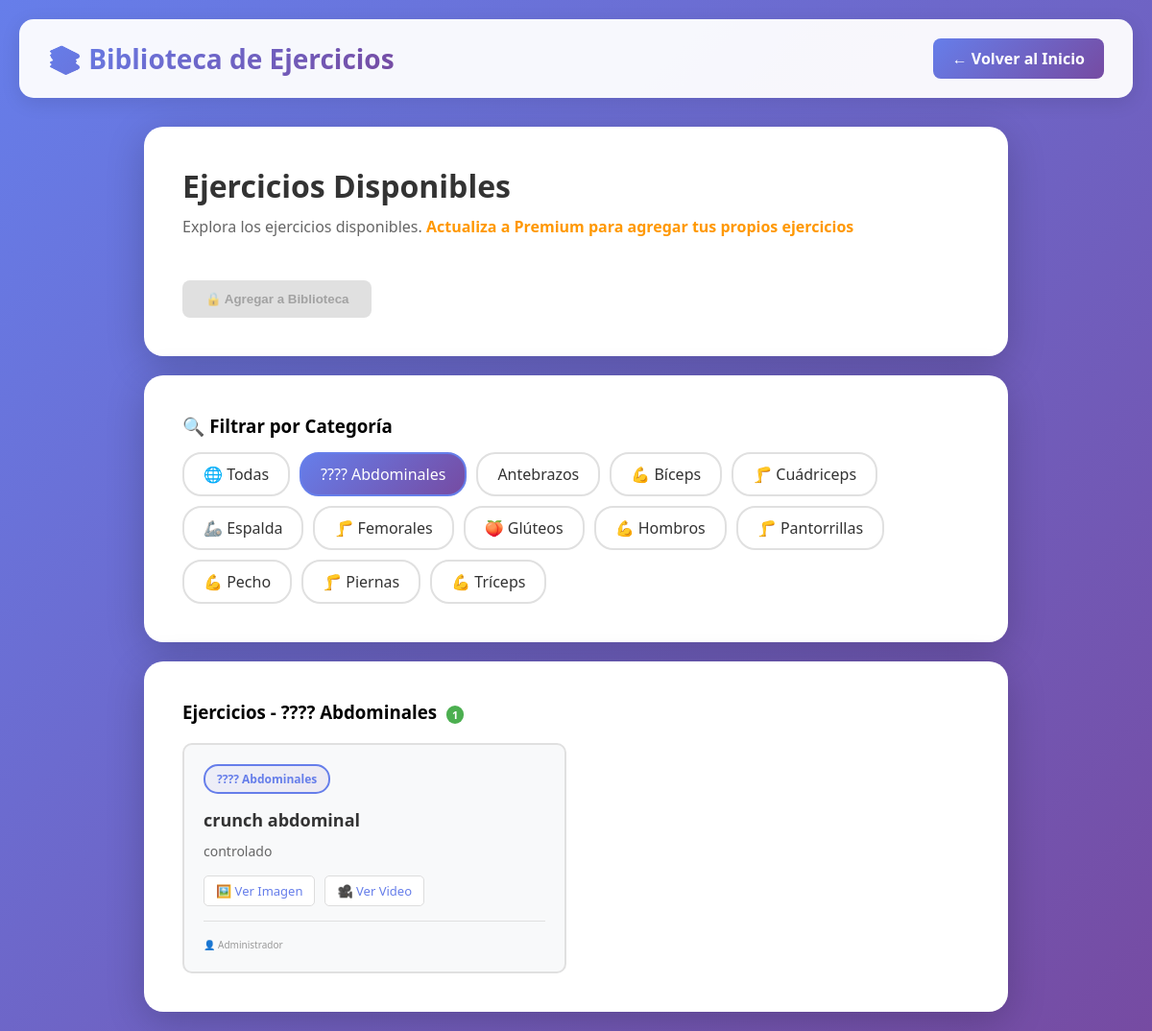
Screenshot of /biblioteca_ejercicios.php?categoria=11 (signed in) with the database file from the repository.
### tables this page shows
CREATE TABLE `categorias_ejercicios` (
  `id` int(11) NOT NULL,
  `nombre` varchar(50) NOT NULL,
  `icono` varchar(10) DEFAULT NULL COMMENT 'Emoji del grupo muscular'
);

CREATE TABLE `biblioteca_ejercicios` (
  `id` int(11) NOT NULL,
  `usuario_id` int(11) NOT NULL COMMENT 'Usuario que creó el ejercicio',
  `categoria_id` int(11) NOT NULL,
  `nombre_ejercicio` varchar(100) NOT NULL,
  `descripcion` text DEFAULT NULL,
  `imagen_url` varchar(255) DEFAULT NULL,
  `video_url` varchar(255) DEFAULT NULL,
  `es_publico` tinyint(1) DEFAULT 1 COMMENT 'Visible para todos',
  `es_privado` tinyint(1) DEFAULT 0 COMMENT 'Si es 1, URLs visibles solo para el creador',
  `fecha_creacion` timestamp NOT NULL DEFAULT current_timestamp()
);

CREATE TABLE `usuarios` (
  `id` int(11) NOT NULL,
  `nombre_completo` varchar(100) NOT NULL,
  `ciudad` varchar(50) NOT NULL,
  `usuario` varchar(50) NOT NULL,
  `contrasena` varchar(255) NOT NULL,
  `tipo_usuario` enum('standard','premium','premium_pro','admin') DEFAULT 'standard',
  `plan_pro` varchar(20) DEFAULT NULL COMMENT 'starter, professional, unlimited',
  `max_clientes` int(11) DEFAULT NULL COMMENT 'Límite de clientes según plan',
  `fecha_vencimiento_plan` date DEFAULT NULL COMMENT 'Fecha de vencimiento del plan premium',
  `fecha_registro` timestamp NOT NULL DEFAULT current_timestamp(),
  `activo` tinyint(1) DEFAULT 1
);

### biblioteca_ejercicios.php (the view, shortened to what this page needs)
<?php
$conn = getConnection();
$categoria_filtro = isset($_GET['categoria']) ? intval($_GET['categoria']) : 0;
$categorias = $conn->query("SELECT * FROM categorias_ejercicios ORDER BY nombre")->fetch_all(MYSQLI_ASSOC);
if ($categoria_filtro > 0) {
    $stmt = $conn->prepare("SELECT b.*, c.nombre as categoria_nombre, c.icono, u.nombre_completo as creador
                           FROM biblioteca_ejercicios b
                           JOIN categorias_ejercicios c ON b.categoria_id = c.id
                           JOIN usuarios u ON b.usuario_id = u.id
                           WHERE b.categoria_id = ? AND b.es_publico = 1
                           ORDER BY b.nombre_ejercicio");
    $stmt->bind_param("i", $categoria_filtro);
    $stmt->execute();
    $ejercicios = $stmt->get_result()->fetch_all(MYSQLI_ASSOC);
}
$puede_agregar = ($_SESSION['tipo_usuario'] == 'admin' || $_SESSION['tipo_usuario'] == 'premium');
?>
<!DOCTYPE html>
<html lang="es">
<head>
    <link rel="stylesheet" href="styles.css">
</head>
<body>
    <div class="navbar">
        <h1>📚 Biblioteca de Ejercicios</h1>
        <a href="index.php" class="btn-volver">← Volver al Inicio</a>
    </div>
    <div class="container">
        <div class="card" style="margin-bottom: 20px;">
            <div style="display: flex; justify-content: space-between; align-items: center; flex-wrap: wrap; gap: 15px;">
                <div>
                    <h2 style="margin-bottom: 10px;">Ejercicios Disponibles</h2>
                    <p class="subtitle">
                        <?php if ($puede_agregar): ?>
                            Explora y agrega nuevos ejercicios a la biblioteca
                        <?php else: ?>
                            Explora los ejercicios disponibles. <span class="limite-standard">Actualiza a Premium para agregar tus propios ejercicios</span>
                        <?php endif; ?>
                    </p>
                </div>
                <?php if ($puede_agregar): ?>
                    <a href="crear_ejercicio_biblioteca.php" class="btn-primary" style="white-space: nowrap;">
                        ➕ Agregar a Biblioteca
                    </a>
                <?php else: ?>
                    <button class="btn-disabled" onclick="mostrarMensajePremium()">
                        🔒 Agregar a Biblioteca
                    </button>
                <?php endif; ?>
            </div>
        </div>
        <div class="card" style="margin-bottom: 20px;">
            <h3 style="margin-bottom: 15px;">🔍 Filtrar por Categoría</h3>
            <div class="categorias-filtro">
                <a href="biblioteca_ejercicios.php" class="categoria-filtro-item <?php echo $categoria_filtro == 0 ? 'active' : ''; ?>">
                    🌐 Todas
                </a>
                <?php foreach ($categorias as $cat): ?>
                    <a href="biblioteca_ejercicios.php?categoria=<?php echo $cat['id']; ?>"
                       class="categoria-filtro-item <?php echo $categoria_filtro == $cat['id'] ? 'active' : ''; ?>">
                        <?php echo $cat['icono']; ?> <?php echo htmlspecialchars($cat['nombre']); ?>
                    </a>
                <?php endforeach; ?>
            </div>
        </div>
        <div class="card">
            <h3 style="margin-bottom: 20px;">
                Ejercicios
                <?php if ($categoria_filtro > 0): ?>
                    - <?php
                        $cat_actual = array_filter($categorias, function($c) use ($categoria_filtro) {
                            return $c['id'] == $categoria_filtro;
                        });
                        $cat_actual = reset($cat_actual);
                        echo $cat_actual['icono'] . ' ' . htmlspecialchars($cat_actual['nombre']);
                    ?>
                <?php endif; ?>
                <span class="badge-count"><?php echo count($ejercicios); ?></span>
            </h3>
            <?php if (empty($ejercicios)): ?>
                <div class="no-ejercicios-biblioteca">
                    <p style="font-size: 48px; margin-bottom: 15px;">📭</p>
                    <h3>No hay ejercicios en esta categoría</h3>
                    <p>Sé el primero en agregar un ejercicio</p>
                </div>
            <?php else: ?>
                <div class="ejercicios-biblioteca-grid">
                    <?php foreach ($ejercicios as $ejercicio): ?>
                        <div class="ejercicio-biblioteca-card">
                            <div class="ejercicio-header">
                                <div class="categoria-badge">
                                    <?php echo $ejercicio['icono']; ?> <?php echo htmlspecialchars($ejercicio['categoria_nombre']); ?>
                                </div>
                            </div>
                            <h4 class="ejercicio-nombre"><?php echo htmlspecialchars($ejercicio['nombre_ejercicio']); ?></h4>
                            <?php if ($ejercicio['descripcion']): ?>
                                <p class="ejercicio-descripcion"><?php echo htmlspecialchars($ejercicio['descripcion']); ?></p>
                            <?php endif; ?>
                            <div class="ejercicio-recursos">
                                <?php if ($ejercicio['imagen_url']): ?>
                                    <a href="<?php echo htmlspecialchars($ejercicio['imagen_url']); ?>" target="_blank" class="recurso-link">
                                        🖼️ Ver Imagen
                                    </a>
                                <?php endif; ?>
                                <?php if ($ejercicio['video_url']): ?>
                                    <a href="<?php echo htmlspecialchars($ejercicio['video_url']); ?>" target="_blank" class="recurso-link">
                                        🎥 Ver Video
                                    </a>
                                <?php endif; ?>
                            </div>
                            <div class="ejercicio-footer">
                                <small>👤 <?php echo htmlspecialchars($ejercicio['creador']); ?></small>
                            </div>
                        </div>
                    <?php endforeach; ?>
                </div>
            <?php endif; ?>
        </div>
    </div>
</body>
</html>

### styles.css (style rules this page uses)
* { margin: 0; padding: 0; box-sizing: border-box; }
body { font-family: 'Segoe UI', Tahoma, Geneva, Verdana, sans-serif; background: linear-gradient(135deg, #667eea 0%, #764ba2 100%); min-height: 100vh; padding: 20px; }
.navbar { background: rgba(255,255,255,0.95); padding: 20px 30px; border-radius: 15px; box-shadow: 0 5px 20px rgba(0,0,0,0.1); display: flex; justify-content: space-between; align-items: center; margin-bottom: 30px; }
.navbar h1 { font-size: 28px; background: linear-gradient(135deg, #667eea 0%, #764ba2 100%); -webkit-background-clip: text; -webkit-text-fill-color: transparent; background-clip: text; }
.btn-volver { background: linear-gradient(135deg, #667eea 0%, #764ba2 100%); color: white; border: none; padding: 10px 20px; border-radius: 8px; text-decoration: none; transition: transform 0.2s; font-weight: bold; }
.container { max-width: 900px; margin: 0 auto; }
.card { background: white; padding: 40px; border-radius: 20px; box-shadow: 0 10px 40px rgba(0,0,0,0.2); }
h2 { color: #333; margin-bottom: 10px; font-size: 32px; }
.subtitle { color: #666; margin-bottom: 30px; font-size: 16px; }
.limite-standard { color: #ff9800; font-weight: 600; }
.badge-count { display: inline-block; background: #4caf50; color: white; padding: 2px 6px; border-radius: 10px; font-size: 11px; margin-left: 5px; }
.btn-disabled { background: #ccc; color: #666; border: none; padding: 12px 24px; border-radius: 8px; font-weight: bold; cursor: not-allowed; opacity: 0.6; }
.categorias-filtro { display: flex; flex-wrap: wrap; gap: 10px; }
.categoria-filtro-item { padding: 10px 20px; background: white; border: 2px solid #e0e0e0; border-radius: 20px; text-decoration: none; color: #333; font-weight: 500; transition: all 0.3s; }
.categoria-filtro-item.active { background: linear-gradient(135deg, #667eea 0%, #764ba2 100%); color: white; border-color: #667eea; }
.ejercicios-biblioteca-grid { display: grid; grid-template-columns: repeat(auto-fill, minmax(300px, 1fr)); gap: 20px; }
.ejercicio-biblioteca-card { background: #f8f9fa; border: 2px solid #e0e0e0; border-radius: 10px; padding: 20px; transition: all 0.3s; }
.ejercicio-header { display: flex; justify-content: space-between; align-items: center; margin-bottom: 15px; }
.categoria-badge { background: linear-gradient(135deg, #667eea15 0%, #764ba215 100%); border: 2px solid #667eea; color: #667eea; padding: 5px 12px; border-radius: 15px; font-size: 12px; font-weight: 600; }
.ejercicio-nombre { color: #333; margin-bottom: 10px; font-size: 18px; }
.ejercicio-descripcion { color: #666; font-size: 14px; margin-bottom: 15px; line-height: 1.5; }
.ejercicio-recursos { display: flex; gap: 10px; margin-bottom: 15px; flex-wrap: wrap; }
.recurso-link { display: inline-block; padding: 6px 12px; background: white; border: 1px solid #ddd; border-radius: 5px; text-decoration: none; color: #667eea; font-size: 13px; font-weight: 500; transition: all 0.3s; }
.ejercicio-footer { padding-top: 15px; border-top: 1px solid #e0e0e0; color: #999; font-size: 12px; }

### rows the page displays
categorias_ejercicios: icono "????", nombre "Abdominales"
categorias_ejercicios: nombre "Antebrazos"
categorias_ejercicios: icono "💪", nombre "Bíceps"
categorias_ejercicios: icono "🦵", nombre "Cuádriceps"
categorias_ejercicios: icono "🦾", nombre "Espalda"
categorias_ejercicios: icono "🦵", nombre "Femorales"
categorias_ejercicios: icono "🍑", nombre "Glúteos"
categorias_ejercicios: icono "💪", nombre "Hombros"
categorias_ejercicios: icono "🦵", nombre "Pantorrillas"
categorias_ejercicios: icono "💪", nombre "Pecho"
categorias_ejercicios: icono "🦵", nombre "Piernas"
categorias_ejercicios: icono "💪", nombre "Tríceps"
biblioteca_ejercicios: categoria.icono "????", categoria.nombre "Abdominales", nombre_ejercicio "crunch abdominal", descripcion "controlado", usuario.nombre_completo "Administrador"

### other values shown
count($ejercicios) "1"
